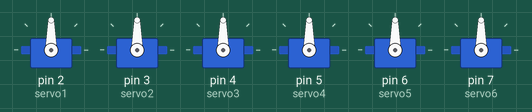
This sketch was run on a simulated Arduino Uno, built with avr-gcc and run on an emulated ATmega328P. Shown: 6 × servo.

Above: at 0.1 s.
At 5.3 s:
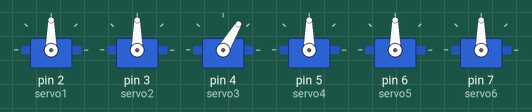
At 5.75 s:
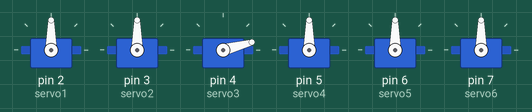
At 6.9 s:
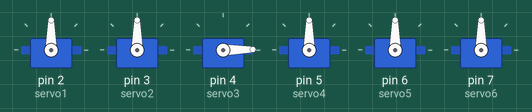
At 10.3 s:
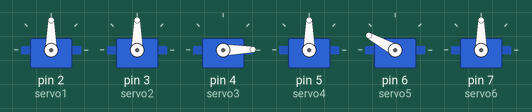
At 13.7 s:
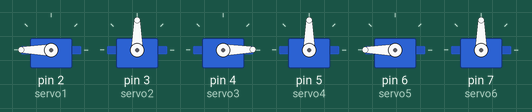
Timing chart, 0 to 17.8 s (numbered marks = the images above):
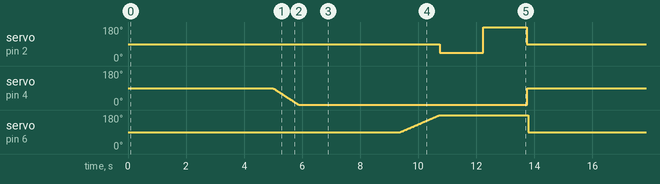

Measured:
- by itself, servo on pin 2 (servo1): repeats every 13.7 s: 180° 1.5 s, 90° 10.7 s, 45° 1.5 s
- by itself, servo on pin 4 (servo3): ramps from 90° to 1° and jumps back, once every 13.7 s
- by itself, servo on pin 6 (servo5): ramps from 90° to 180° and jumps back, once every 13.7 s

The sketch:

get_box_01.ino
```cpp
#include <Servo.h>
#include "hiwonder.h"

Servo servo1, servo2, servo3, servo4, servo5, servo6;

Servo servos [6] = {servo1, servo2, servo3,servo4,servo5,servo6};

int S4_pos, S5_pos;
int *s1, *s2, *s3, *s4, *s5, *s6;
byte current_s [6];
byte delta [6];

#define GET_1_S1_OPEN 60
#define GET_1_S1_CLOSE 30

#define GET_1_S2 90 // всегда в этой позиции
#define GET_1_S3 5  // самый низ
#define GET_1_S4 15
#define GET_1_S5 15
/*
Список позиций
get_1 - взять в точке 1

*/


void setup() {
  // put Learm to initial pozition
  servo1.attach(2);
  servo2.attach(3);
  servo3.attach(4);
  servo4.attach(5);
  servo5.attach(6);
  servo6.attach(7);

  start_pozition();

}
//++++++++++++++++++++++++ loop
void loop() {
  // put your main code here, to run repeatedly:
  start_position ();
  //start_pozition();
  delay(1000);
  S4_pos = servo4.read();
  S5_pos = servo5.read();
  //sit_down_pozition (S4_pos,S5_pos);
  move_servo(sit_down_position);
  delay(2500);
  horse_stand();
  delay(2000);

  S4_pos = servo4.read();
  S5_pos = servo5.read();

  horse_drink(S4_pos, S5_pos);

 // servo2.write(180);
 // delay(2000);
//  servo2.write(0);
//  delay(2000);
  S4_pos = servo4.read();
  S5_pos = servo5.read();
 // stand_up_pozition(S4_pos, S5_pos);
 // delay(2500);
 // clamp(servo1.read());
 clamp_open();
 delay(1500);
 servo5.write(servo5.read() +10);
 clamp_catch();
 delay(1500);
}//loop
//++++++++++++++++++++++++++++++++++ start
// А вообще, на будущее, надо чтобы сначала считывала текущую позицию и
// и на основании этого вычисляла количество шагов, чтобы было плавное
// позиционирование в начальную позицию.
void start_pozition()
{
  servo1.write(90);
  delay(10);
  servo2.write(90);
  delay(10);
  servo3.write(90);
  delay(10);
  servo4.write(90);
  delay(10);
  servo5.write(90);
  delay(10);
  servo6.write(90);
  delay(10);

}//start_pozition


//+++++++++++++++++++++++++++ start_position with header

void start_position ()
{
  servo1.write(hwr_Start_position[0]);
  delay(10);
  servo2.write(hwr_Start_position[1]);
  delay(10);
  servo3.write(hwr_Start_position[2]);
  delay(10);
  servo4.write(hwr_Start_position[3]);
  delay(10);
  servo5.write(hwr_Start_position[4]);
  delay(10);
  servo6.write(hwr_Start_position[5]);
  delay(10);


}// start_posotion
//+++++++++++++++++++++++++++ sit_down
//Присаживаем. Предположительно из начальной позиции
void sit_down_pozition(int s4_pos, int s5_pos)
{
  int i;


  for (int i = 0; i <= 44; i++) {
    s5_pos -= 1;
    s4_pos -= 1;
    servo5.write(s5_pos);
    delay(15);
    servo4.write(s4_pos);
    delay(15);

  }

}//sit_down_pozition
//+++++++++++++++++++++++++++++++++++
/*
void sit_down_position(void)
{
  get_all_servos(); //Получили текущие значения приводов.
                    // Целевые значения в массиве


}
*/
//+++++++++++++++++++++++++++++++++++
  /* Прибавляем градус по 1-у 45 раз.
  Предполагается, что встаем из сидячего положения
  */
void stand_up_pozition(int s4_pos, int s5_pos)
{
  int i;


  for (int i = 0; i <= 44; i++) {
    s5_pos += 1;
    s4_pos += 1;
    servo5.write(s5_pos);
    delay(15);
    servo4.write(s4_pos);
    delay(15);
  }

}//stand_up_pozition

//++++++++++++++++++++++
/* Клацаем захватом
*/
void clamp (int clamp_angle)
{
  int clamp_cur;
  servo1.write(45);
  delay(1500);
  servo1.write(180);
  delay(1500);
}//clamp

//+++++++++++++++++++++++++++++++
void clamp_open(void)
{
  servo1.write(45);
//  delay(1500);

  }

//++++++++++++++++++++++++++++++
void clamp_catch(void)
{
    servo1.write(180);
  }
//+++++++++++++++++++++++++++++++
/* Принимаем позу шахматного коня
*/
void horse_stand(void)
{
  int i;
  int s3_pos;

  s3_pos=servo3.read();
  for (int i = 0; i <= 89; i++) {

  servo3.write(s3_pos -i);
  delay(10);
  }//for
  delay(1500);
  //++++++++ go back
 /* s3_pos=servo3.read();
   for (int i = 0; i <= 89; i++) {

  servo3.write(s3_pos +i);
  delay(10);
  }//for
   delay(1500);
 //++++++++++++++++++ More angulation

   s3_pos=servo3.read();
   for (int i = 0; i <= 89; i++) {

  servo3.write(s3_pos +i);
  delay(10);
  }//for
*/
} // horse_stand

//+++++++++++++++++++++++++++++++++++++++++++++++++++
//++++++++++++++++++++++++++++++++++++++++++++++++
/*
Получить значения углов для всех приводов
*/
void get_all_servos(void)
{
 current_s[0] = servo1.read();
 current_s[1] = servo2.read();
 current_s[2] = servo3.read();
 current_s[3] = servo4.read();
 current_s[4] = servo5.read();
 current_s[5] = servo6.read();
}

//+++++++++++++++++++++++++++++++++++
/*
  Задаем значения приращения угла и направление для всех приводов для текущей и целевой позиции
*/
void get_curr_delta (byte *pos)
{

  for (int i=0; i<=5; i++)
  {
    if (current_s[i] > pos[i])
      {
       delta[i] = current_s[i] - pos[i];
       DF[i] = -1;
      }
    else
      {
        delta[i] = pos[i] - current_s[i];
       DF[i] = 1;
      }
  }//for


}


/* Определяем текущую позицию и ПЛАВНО переходим в позицию get_1

*/
void get_1_box_position(void)
{
  get_all_servos();
  int s5_delta;
  int df ;  // direction_flag

  if (*s5 > GET_1_S5) // Текущая позиция больше, чем целевая
  {
    s5_delta = *s5 - GET_1_S5;
    DF[4] = -1; // Т.е. идем в обратном направлении
   }
  else               // Текущая позиция меньше, чем целевая, идем в прямом направлениии
  { s5_delta = GET_1_S5 - *s5;
    DF[4]=1;
    }

}//get_1_box_position

//++++++++++++++++
void horse_drink(int s4_pos, int s5_pos)
{
  int i;


  for (int i = 0; i <= 89; i++) {
    s5_pos += 1;
  //  s4_pos += 1;
    servo5.write(s5_pos);
    delay(15);
 //   servo4.write(s4_pos);
 //   delay(15);

  }
 // delay(1000);


}//horse_drink


//+++++++++++++++++++++++++
/*

Каждый серво отрабатывает свою позицию отдельно, что не есть гуд.
Нут плавного движения, когда одновременно 2 серво двигаются.
*/
void move_servo (byte *pos) // address of position array and direction flag array, текущую позицию вычисляем
{
  int s_pos;

  get_all_servos();
  get_curr_delta(pos);


  for (int i=0; i<=5; i++)
  {
    s_pos = current_s[i];

    for (int j=0; j<=delta[i] -1; j++)
    {
     s_pos = s_pos + 1*DF[i];
     servos[i].write(s_pos);
     delay(15);
    }

    }

}
//+++++++++++++++++++++++++++++++++++

/*
Алгоритм :
Берем самое большое delta и задаем как счетчик цикла внешнего
А внутри перебираем все приводы.
Берем снова самое большое и т.д.


*/
void move_servo_together (byte *pos) // address of position array and direction flag array, текущую позицию вычисляем
{
  int s_pos;

  get_all_servos();
  get_curr_delta(pos);

  for (int i=0; i<=5; i++)
  {
    s_pos = current_s[i];

    if (delta[i] !=0)
    {
      s_pos = s_pos + 1*DF[i];
      servos[i].write(s_pos);
      delta[i] -= delta[i];
      delay(15);
    }

  }//for

}
```

hiwonder.h
```cpp
/*
12.05.2021  hiwonder.h
*/
#ifndef hiwonder.h
#define hiwonder.h

#include "Arduino.h"

/*Координаты начальной/стартовой позиции*/
byte hwr_Start_position [6] = {90, 90, 90, 90, 90, 90} ; // servo1,,,servo6
byte sit_down_position [6] = {90, 90, 90, 45, 45, 90}; // Поза сидя. Сдвинуты 4,5 приводы (относительно 90)

short DF [6] = {1, 1, 1, 1, 1, 1};


#endif
```
